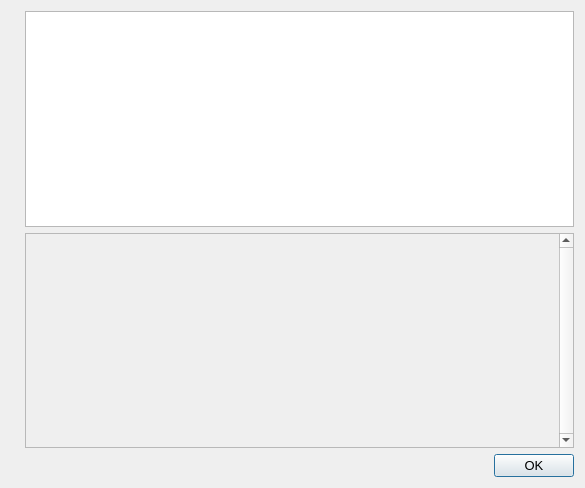
<?xml version="1.0" encoding="UTF-8"?>
<ui version="4.0">
 <class>HelpMessageDialog</class>
 <widget class="QDialog" name="HelpMessageDialog">
  <property name="geometry">
   <rect>
    <x>0</x>
    <y>0</y>
    <width>585</width>
    <height>488</height>
   </rect>
  </property>
  <property name="font">
   <font>
    <pointsize>10</pointsize>
   </font>
  </property>
  <property name="windowTitle">
   <string notr="true">Human-Charity-Coin Core - Command-line options</string>
  </property>
  <layout class="QHBoxLayout" name="horizontalLayout_2">
   <item>
    <widget class="QLabel" name="graphic">
     <property name="sizePolicy">
      <sizepolicy hsizetype="Preferred" vsizetype="Ignored">
       <horstretch>0</horstretch>
       <verstretch>0</verstretch>
      </sizepolicy>
     </property>
     <property name="pixmap">
      <pixmap resource="../human-charity-coin.qrc">:/images/about</pixmap>
     </property>
     <property name="alignment">
      <set>Qt::AlignLeading|Qt::AlignLeft|Qt::AlignTop</set>
     </property>
    </widget>
   </item>
   <item>
    <layout class="QVBoxLayout" name="verticalLayout">
     <item>
      <widget class="QTextEdit" name="helpMessage">
       <property name="readOnly">
        <bool>true</bool>
       </property>
      </widget>
     </item>
     <item>
      <widget class="QScrollArea" name="scrollArea">
       <property name="verticalScrollBarPolicy">
        <enum>Qt::ScrollBarAlwaysOn</enum>
       </property>
       <property name="widgetResizable">
        <bool>true</bool>
       </property>
       <widget class="QWidget" name="scrollAreaWidgetContents">
        <property name="geometry">
         <rect>
          <x>0</x>
          <y>0</y>
          <width>480</width>
          <height>212</height>
         </rect>
        </property>
        <layout class="QVBoxLayout" name="verticalLayout_2">
         <item>
          <widget class="QLabel" name="aboutMessage">
           <property name="cursor">
            <cursorShape>IBeamCursor</cursorShape>
           </property>
           <property name="textFormat">
            <enum>Qt::PlainText</enum>
           </property>
           <property name="alignment">
            <set>Qt::AlignLeading|Qt::AlignLeft|Qt::AlignTop</set>
           </property>
           <property name="openExternalLinks">
            <bool>true</bool>
           </property>
           <property name="textInteractionFlags">
            <set>Qt::LinksAccessibleByMouse|Qt::TextSelectableByKeyboard|Qt::TextSelectableByMouse</set>
           </property>
          </widget>
         </item>
        </layout>
       </widget>
      </widget>
     </item>
     <item>
      <widget class="QDialogButtonBox" name="okButton">
       <property name="orientation">
        <enum>Qt::Horizontal</enum>
       </property>
       <property name="standardButtons">
        <set>QDialogButtonBox::Ok</set>
       </property>
      </widget>
     </item>
    </layout>
   </item>
  </layout>
 </widget>
 <resources>
  <include location="../human-charity-coin.qrc"/>
 </resources>
 <connections>
  <connection>
   <sender>okButton</sender>
   <signal>accepted()</signal>
   <receiver>HelpMessageDialog</receiver>
   <slot>accept()</slot>
   <hints>
    <hint type="sourcelabel">
     <x>20</x>
     <y>20</y>
    </hint>
    <hint type="destinationlabel">
     <x>20</x>
     <y>20</y>
    </hint>
   </hints>
  </connection>
  <connection>
   <sender>okButton</sender>
   <signal>rejected()</signal>
   <receiver>HelpMessageDialog</receiver>
   <slot>reject()</slot>
   <hints>
    <hint type="sourcelabel">
     <x>20</x>
     <y>20</y>
    </hint>
    <hint type="destinationlabel">
     <x>20</x>
     <y>20</y>
    </hint>
   </hints>
  </connection>
 </connections>
</ui>
